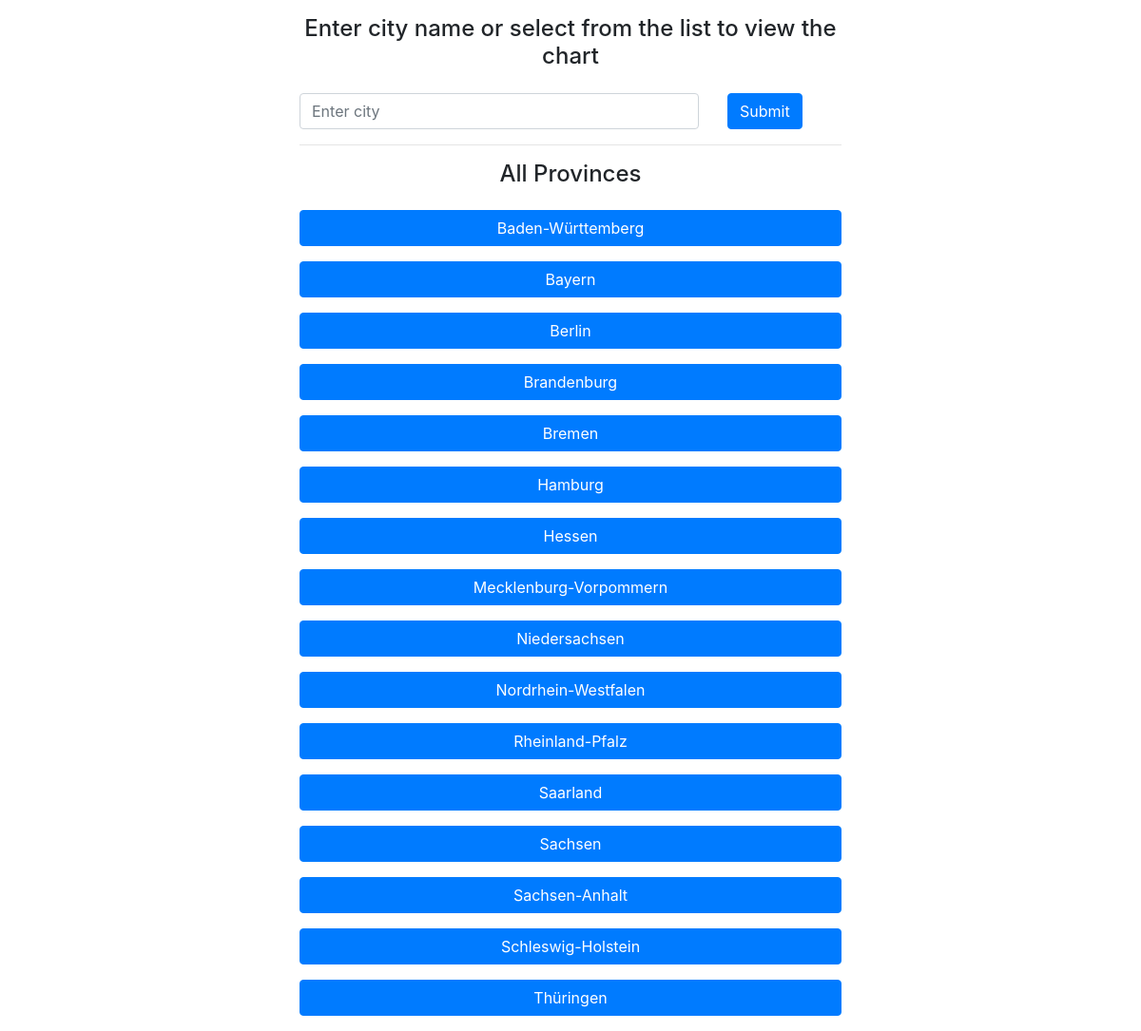
The page / on the database its author committed.
### web/models.py (models this page shows)
class Station(models.Model):
    id = models.IntegerField(primary_key=True)
    name = models.TextField(blank=True, null=True)
    latitude = models.FloatField(blank=True, null=True)
    longitude = models.FloatField(blank=True, null=True)
    height = models.FloatField(blank=True, null=True)
    province = models.TextField(blank=True, null=True)

### web/views.py (the view)
# urls.py: path("", views.index, name="bundes-list"),
def index(request):
    stations = list(Station.objects.all().order_by('province'))
    if len(stations) == 0:
        stations = read_stations(1)
    provinces = []
    for key, group in groupby(stations, lambda x: x.province):
        provinces.append(
            {
                'name': key,
                'stations': list(group)
            }
        )
    context = {"provinces": provinces}
    return render(request, 'web/station_list.html', context=context)

### web/templates/web/station_list.html (shortened to what this page needs)
{% extends "web/base.html" %}
{% block content %}
    <h4 class="text-center mb-4 mt-3">
        Enter city name or select from the list to view the chart
    </h4>
    <form class="form-group mt-3" action="{% url 'chart_by_name' %}" method="post">
        <div class="row">
            <div class="col-sm-9">
                <input type="text" class="form-control" name="city_name" placeholder="Enter city">
            </div>
            <div class="col-sm-3">
                <button type="submit" class="btn btn-primary">Submit</button>
            </div>
        </div>
    </form>
    <hr>
    <h4 class="text-center mb-4">
        All Provinces
    </h4>
    {% for prov in provinces %}
        <p>
            <a class="btn btn-primary w-100"
               data-toggle="collapse"
               href="#collapseExample-{{ prov.name }}"
               role="button"
               aria-expanded="false"
               aria-controls="collapseExample">
                {{ prov.name }}
            </a>
        </p>
    {% endfor %}
{% endblock content %}

### web/templates/web/base.html (shortened to what this page needs)
<!DOCTYPE html>
<html lang="en">
<head>
    <link rel="stylesheet" href="https://cdn.jsdelivr.net/npm/bootstrap@4.0.0/dist/css/bootstrap.min.css"
>
</head>
<body class="container col-sm-6 offset-sm-3">
<main>
    {% block content %}{% endblock content %}
</main>
</body>
</html>

### rows shown on the page
Station: name "Baden-Württemberg"
Station: name "Bayern"
Station: name "Berlin"
Station: name "Brandenburg"
Station: name "Bremen"
Station: name "Hamburg"
Station: name "Hessen"
Station: name "Mecklenburg-Vorpommern"
Station: name "Niedersachsen"
Station: name "Nordrhein-Westfalen"
Station: name "Rheinland-Pfalz"
Station: name "Saarland"
Station: name "Sachsen"
Station: name "Sachsen-Anhalt"
Station: name "Schleswig-Holstein"
Station: name "Thüringen"
